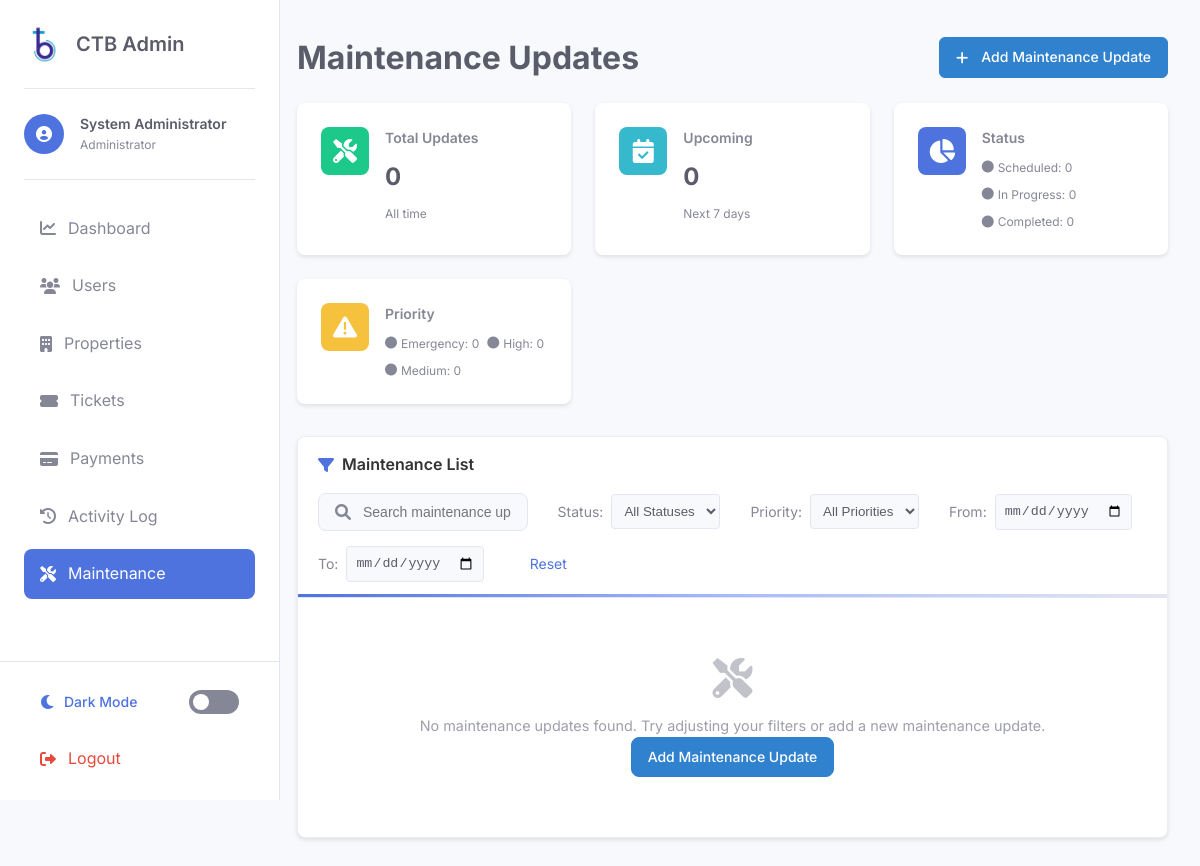
The page /admin/maintenance.php (signed in) on the database as committed earlier.
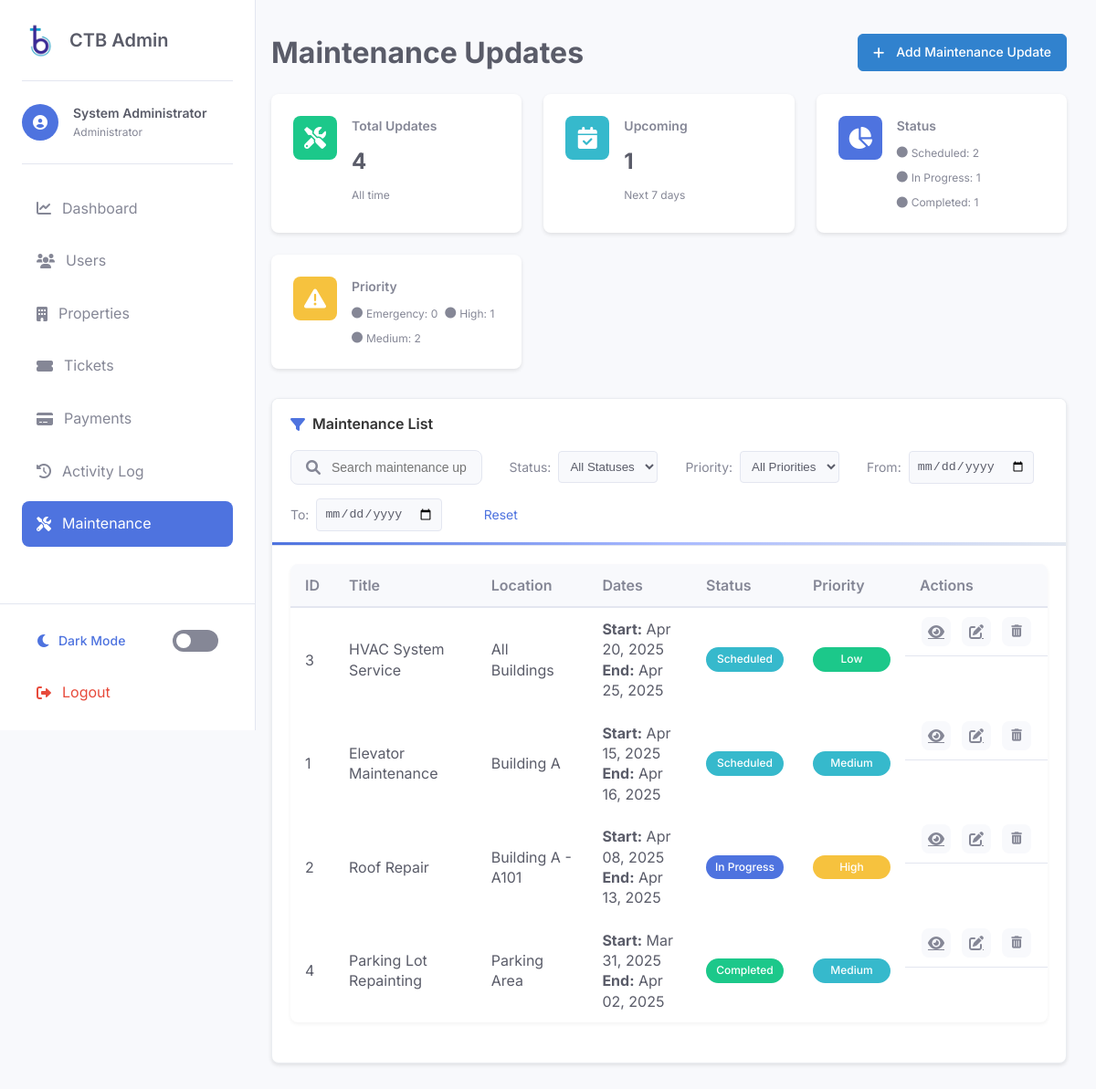
The same page on the database as committed later.
### tables this page shows
CREATE TABLE maintenance (
    id INT AUTO_INCREMENT PRIMARY KEY,
    title VARCHAR(255) NOT NULL,
    description TEXT NOT NULL,
    location VARCHAR(255) NOT NULL,
    start_date DATE NOT NULL,
    end_date DATE NOT NULL,
    status ENUM('scheduled', 'in_progress', 'completed', 'delayed', 'cancelled') DEFAULT 'scheduled',
    priority ENUM('low', 'medium', 'high', 'emergency') DEFAULT 'medium',
    created_by INT NOT NULL,
    created_at TIMESTAMP DEFAULT CURRENT_TIMESTAMP,
    updated_at TIMESTAMP DEFAULT CURRENT_TIMESTAMP ON UPDATE CURRENT_TIMESTAMP,
    FOREIGN KEY (created_by) REFERENCES users(id) ON DELETE CASCADE
);

### admin/maintenance.php (the view, shortened to what the rows shown need)
<?php
$page = isset($_GET['page']) ? (int)$_GET['page'] : 1;
$items_per_page = 10;
$offset = ($page - 1) * $items_per_page;
try {
    $db = new PDO("mysql:host=" . DB_HOST . ";dbname=" . DB_NAME, DB_USER, DB_PASS);
    $db->setAttribute(PDO::ATTR_ERRMODE, PDO::ERRMODE_EXCEPTION);
    $query = "SELECT m.*, u.name as created_by_name
              FROM maintenance m
              LEFT JOIN users u ON m.created_by = u.id
              WHERE 1=1";
    $query .= " ORDER BY m.start_date DESC LIMIT :offset, :limit";
    $stmt = $db->prepare($query);
    $stmt->bindValue(':offset', $offset, PDO::PARAM_INT);
    $stmt->bindValue(':limit', $items_per_page, PDO::PARAM_INT);
    $stmt->execute();
    $maintenance_items = $stmt->fetchAll(PDO::FETCH_ASSOC);
    $status_query = "SELECT status, COUNT(*) as count FROM maintenance GROUP BY status";
    $status_stmt = $db->prepare($status_query);
    $status_stmt->execute();
    $status_stats = [];
    while ($row = $status_stmt->fetch(PDO::FETCH_ASSOC)) {
        $status_stats[$row['status']] = $row['count'];
    }
    $priority_query = "SELECT priority, COUNT(*) as count FROM maintenance GROUP BY priority";
    $priority_stmt = $db->prepare($priority_query);
    $priority_stmt->execute();
    $priority_stats = [];
    while ($row = $priority_stmt->fetch(PDO::FETCH_ASSOC)) {
        $priority_stats[$row['priority']] = $row['count'];
    }
} catch (PDOException $e) {
    $error_message = "Database error: " . $e->getMessage();
    $maintenance_items = [];
    $total = 0;
    $total_pages = 0;
    $status_stats = [];
    $priority_stats = [];
    $upcoming_stats = ['count' => 0];
}
function getStatusBadgeClass($status) {
    switch ($status) {
        case 'scheduled':
            return 'info';
        case 'in_progress':
            return 'primary';
        case 'completed':
            return 'success';
    }
}
function getPriorityBadgeClass($priority) {
    switch ($priority) {
        case 'low':
            return 'success';
        case 'medium':
            return 'info';
        case 'high':
            return 'warning';
    }
}
?>
<!DOCTYPE html>
<html lang="en">
<head>
    <link rel="stylesheet" href="https://cdnjs.cloudflare.com/ajax/libs/font-awesome/6.0.0/css/all.min.css">
    <link rel="stylesheet" href="css/admin-style.css">
</head>
<body>
    <div class="admin-container">
        <?php include 'includes/admin-sidebar.php'; ?>
        <main class="main-content">
            <div class="page-header">
                <h1>Maintenance Updates</h1>
            </div>
            <div class="stats-grid">
                <div class="stat-card">
                    <div class="stat-details">
                        <div class="stat-breakdown">
                            <span><i class="fas fa-circle" style="color: var(--status-info);"></i> Scheduled: <?php echo isset($status_stats['scheduled']) ? $status_stats['scheduled'] : 0; ?></span>
                            <span><i class="fas fa-circle" style="color: var(--status-primary);"></i> In Progress: <?php echo isset($status_stats['in_progress']) ? $status_stats['in_progress'] : 0; ?></span>
                            <span><i class="fas fa-circle" style="color: var(--status-success);"></i> Completed: <?php echo isset($status_stats['completed']) ? $status_stats['completed'] : 0; ?></span>
                        </div>
                    </div>
                </div>
                <div class="stat-card">
                    <div class="stat-details">
                        <div class="stat-breakdown">
                            <span><i class="fas fa-circle" style="color: var(--status-danger);"></i> Emergency: <?php echo isset($priority_stats['emergency']) ? $priority_stats['emergency'] : 0; ?></span>
                            <span><i class="fas fa-circle" style="color: var(--status-warning);"></i> High: <?php echo isset($priority_stats['high']) ? $priority_stats['high'] : 0; ?></span>
                            <span><i class="fas fa-circle" style="color: var(--status-info);"></i> Medium: <?php echo isset($priority_stats['medium']) ? $priority_stats['medium'] : 0; ?></span>
                        </div>
                    </div>
                </div>
            </div>
            <div class="card user-filter-card">
                <div class="card-body">
                    <?php if (empty($maintenance_items)): ?>
                        <div class="empty-state">
                            <i class="fas fa-tools"></i>
                            <p>No maintenance updates found. Try adjusting your filters or add a new maintenance update.</p>
                            <a href="add-maintenance.php" class="btn btn-primary">Add Maintenance Update</a>
                        </div>
                    <?php else: ?>
                        <div class="table-responsive">
                            <table class="table">
                                <thead>
                                    <tr>
                                        <th>ID</th>
                                        <th>Title</th>
                                        <th>Location</th>
                                        <th>Dates</th>
                                        <th>Status</th>
                                        <th>Priority</th>
                                        <th class="actions-header">Actions</th>
                                    </tr>
                                </thead>
                                <tbody>
                                    <?php foreach ($maintenance_items as $update): ?>
                                        <tr>
                                            <td class="align-middle"><?php echo $update['id']; ?></td>
                                            <td class="align-middle"><?php echo htmlspecialchars($update['title']); ?></td>
                                            <td class="align-middle"><?php echo htmlspecialchars($update['location']); ?></td>
                                            <td class="align-middle">
                                                <div><strong>Start:</strong> <?php echo date('M d, Y', strtotime($update['start_date'])); ?></div>
                                                <div><strong>End:</strong> <?php echo date('M d, Y', strtotime($update['end_date'])); ?></div>
                                            </td>
                                            <td class="align-middle">
                                                <span class="status-indicator status-<?php echo getStatusBadgeClass($update['status']); ?>">
                                                    <?php echo ucfirst(str_replace('_', ' ', $update['status'])); ?>
                                                </span>
                                            </td>
                                            <td class="align-middle">
                                                <span class="status-indicator status-<?php echo getPriorityBadgeClass($update['priority']); ?>">
                                                    <?php echo ucfirst($update['priority']); ?>
                                                </span>
                                            </td>
                                            <td class="actions">
                                                <a href="view-maintenance.php?id=<?php echo $update['id']; ?>" class="btn-icon" title="View Maintenance Update">
                                                    <i class="fas fa-eye"></i>
                                                </a>
                                                <a href="edit-maintenance.php?id=<?php echo $update['id']; ?>" class="btn-icon" title="Edit Maintenance Update">
                                                    <i class="fas fa-edit"></i>
                                                </a>
                                                <button type="button" class="btn-icon delete-maintenance" data-id="<?php echo $update['id']; ?>" title="Delete Maintenance Update">
                                                    <i class="fas fa-trash-alt"></i>
                                                </button>
                                            </td>
                                        </tr>
                                    <?php endforeach; ?>
                                </tbody>
                            </table>
                        </div>
                    <?php endif; ?>
                </div>
            </div>
        </main>
    </div>
</body>
</html>

Rows that differ between the two databases and show on the page:
added maintenance: id "2", created_by "1", title "Roof Repair", location "Building A - A101", start_date "Apr 08, 2025", end_date "Apr 13, 2025", status "In Progress", priority "High"
added maintenance: id "3", title "HVAC System Service", location "All Buildings", start_date "Apr 20, 2025", end_date "Apr 25, 2025", status "Scheduled", priority "Low"
added maintenance: id "1", title "Elevator Maintenance", location "Building A", start_date "Apr 15, 2025", end_date "Apr 16, 2025", status "Scheduled", priority "Medium"
added maintenance: id "4", title "Parking Lot Repainting", location "Parking Area", start_date "Mar 31, 2025", end_date "Apr 02, 2025", status "Completed", priority "Medium"
Other text that changed with them:
$total: "0" → "4"
$upcoming_stats['count']: "0" → "1"
text no longer shown: "0 0 0 0 0 No maintenance updates found. Try adjusting your filters or add a new maintenance update. Add Maintenance Update"
text now shown: "ID Title Location Dates Status Priority Actions"
